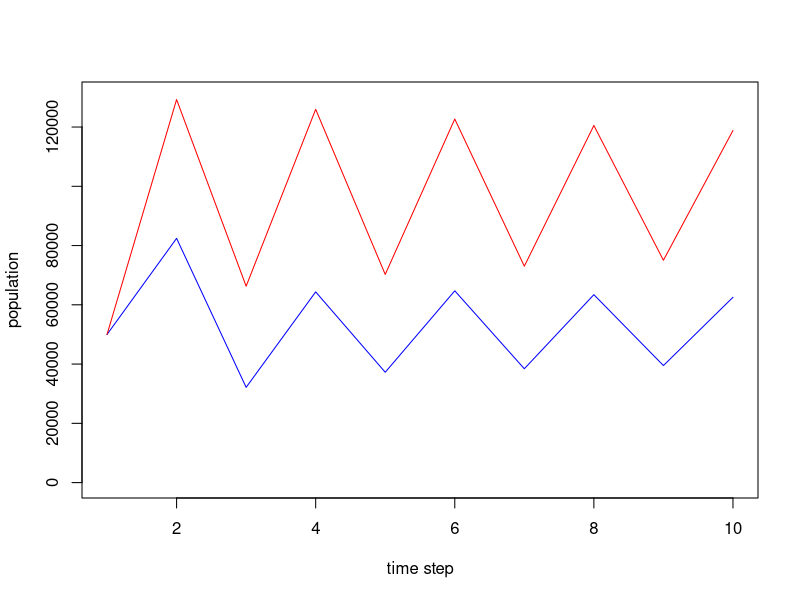
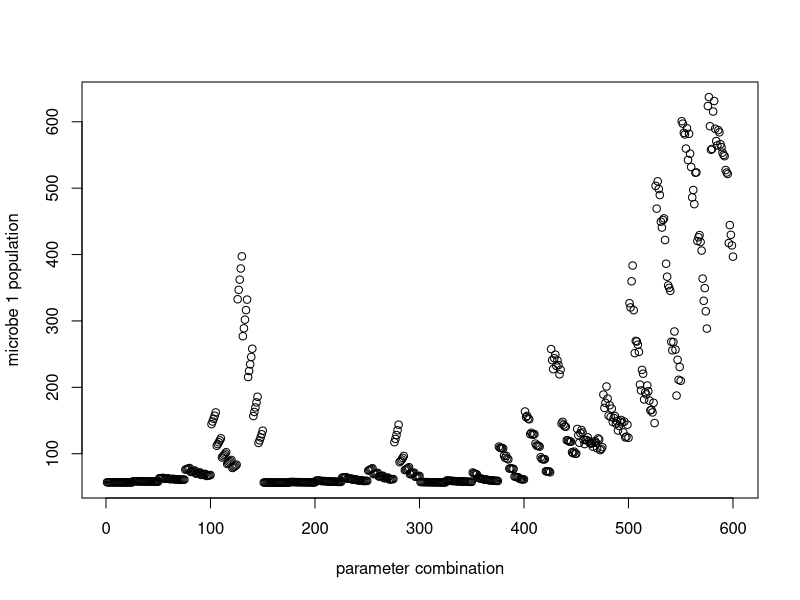

The R script that drew these images, in order:
## ---- chunk 1
n.host <- 100
hostMat <- matrix(NA, nrow=n.host, ncol=2)


hostMat[,1] <- runif(100, 0, 1)

hostMat[,2] <- 1-hostMat[,1]

n.mic.gen <- 10

# number of offspring per generation

nOff1 <- 2
nOff2 <- 20

# starting population size

micStart <- 1e3
micK <- 1e5

# interaction term
alpha12 <- 0.5
alpha21 <- 0.05

internalLV.show <- function(vector){
  
  tmp <- matrix(NA, nrow=10, ncol=2)
  tmp[1,1] <- vector[1]*micStart
  tmp[1,2] <- vector[2]*micStart
  
  
  for(i in 2:10){
    tmp[i,1] <-tmp[i-1,1]*(exp(nOff1*(1-(tmp[i-1,1]+alpha12*tmp[i-1,2])/micK)))
    
    tmp[i,2] <-tmp[i-1,2]*(exp(nOff1*(1-(tmp[i-1,2]+alpha21*tmp[i-1,1])/micK)))
  }
  return(tmp)
}

show <- internalLV.show(c(50, 50))

plot(x=1:10, y=seq(0, 130000, 130000/9), type="n", xlab="time step", ylab="population")
lines(show[,1], col="blue")
lines(show[,2], col="red")

## ---- chunk 2

nextSeed <- function(oneGenVec, tProb1, tProb2){
  oneTrans <- oneGenVec[1]*tProb1*micStart/((oneGenVec[1]*tProb1+ oneGenVec[2]*tProb2)+1)
  
  twoTrans <- oneGenVec[2]*tProb2*micStart/((oneGenVec[1]*tProb1+ oneGenVec[2]*tProb2)+1)
  
  return(c(oneTrans, twoTrans))
}

## ---- chunk 3
make.input <- function(alphamin, alphamax, tProbmin, tProbmax, nOffmin, nOffmax, step.size){
  alpha <- seq(alphamin, alphamax, step.size)
  tprob <- seq(tProbmin, tProbmax, step.size)
  nOff <- seq(nOffmin, nOffmax)
  alphmat <- cbind(rep(alpha, each=length(alpha)), rep(alpha, length(alpha)))
  
  probmat <- cbind(rep(alphmat[,1], length(tprob)), rep(alphmat[,2], length(tprob)), 
                 rep(tprob, each=nrow(alphmat)))
  
 off1mat <- cbind(rep(probmat[,1], length(nOff)), rep(probmat[,2], length(nOff)), rep(probmat[,3], length(nOff)),
                 rep(nOff, each=nrow(probmat)))
 off2mat <- cbind(rep(off1mat[,1], length(nOff)), rep(off1mat[,2], length(nOff)), 
                rep(off1mat[,3], length(nOff)), rep(off1mat[,4], length(nOff)), rep(nOff, nrow(off1mat)))
 off2mat <- unique(off2mat)
 return(off2mat)
}
## ---- chunk 4
inMat <- make.input(0.1, 0.5, 0.2, 0.7, 1, 4, 0.1)
n.gen=10

paramTest <- function(inVec, hostMat){
    
oneMat <- matrix(NA, nrow=n.host, ncol=n.gen)
oneMat[,1] <- hostMat[,1]*micStart

twoMat <- matrix(NA, nrow=n.host, ncol=n.gen)
twoMat[,1] <- hostMat[,2]*micStart

internalLV <- function(vec){
  
  tmp <- matrix(NA, nrow=10, ncol=2)
  tmp[1,1] <- vec[1]
  tmp[1,2] <- vec[2]
  

  for(i in 2:10){
    tmp[i,1] <-tmp[i-1,1]*(exp(inVec[3]*(1-(tmp[i-1,1]+inVec[1]*tmp[i-1,2])/micK)))
    
    tmp[i,2] <-tmp[i-1,2]*(exp(inVec[4]*(1-(tmp[i-1,2]+inVec[2]*tmp[i-1,1])/micK)))
  }
  return(tmp[10,])
}



  for(k in 2:n.gen){

    oneGenPop <- apply(cbind(oneMat[,k-1], twoMat[,k-1]), 1, internalLV)

    nextPop <- apply(oneGenPop, 2, nextSeed, tProb1=inVec[3], tProb2=inVec[4])

    oneMat[,k] <- nextPop[1,]
    twoMat[,k] <- nextPop[2,]

  }

return(cbind(mean(colMeans(oneMat)), mean(colMeans(twoMat))))
}

micMat <- apply(inMat, 1, paramTest, hostMat=hostMat)

tmat <- cbind(inMat, micMat[1,], micMat[2,])

plot(x=1:ncol(micMat), y=seq(min(micMat[1,]), max(micMat[1,]), by=((max(micMat[1,])-min(micMat[,1]))/(ncol(micMat)-1))), type="n", xlab="parameter combination", ylab="microbe 1 population")

points(x=1:ncol(micMat),y=tmat[,6])

## ---- chunk 5
pairwiseDist <- function(testPoint, outVec)(sqrt((testPoint-outVec[1])^2+((micK-testPoint)-outVec[2])^2))

checkPt <- function(testPt, k){
  distances <- apply(tmat[,6:7], 1, pairwiseDist, testPoint=testPt)

kNeighbors <- order(distances)[1:k]

kParams <- inMat[kNeighbors,]

weightedDist <- (1/distances[kNeighbors])^2

par1est <- sum(kParams[,1]*(weightedDist/sum(weightedDist)))
par2est <- sum(kParams[,2]*(weightedDist/sum(weightedDist)))
par3est <- sum(kParams[,3]*(weightedDist/sum(weightedDist))) 
par4est <- sum(kParams[,4]*(weightedDist/sum(weightedDist)))

return(c(par1est, par2est, par3est, par4est))
}

checkPt(300, 4)

